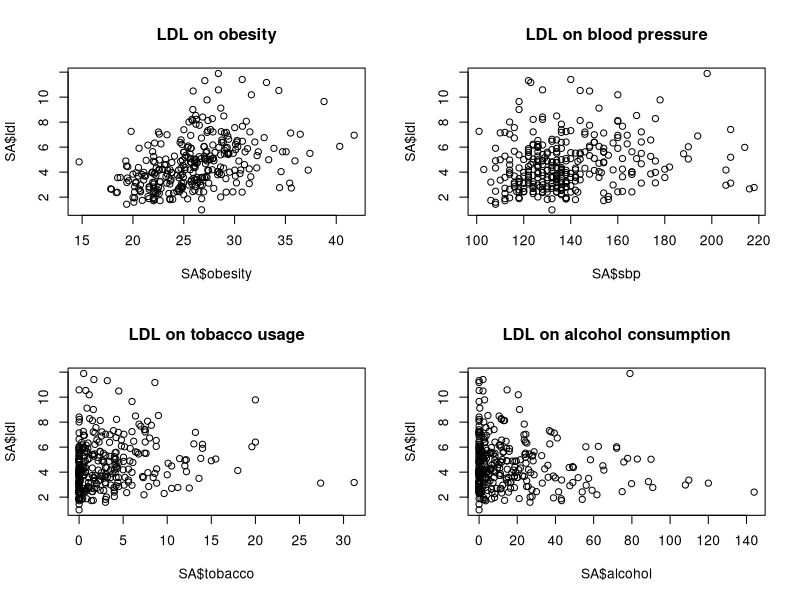
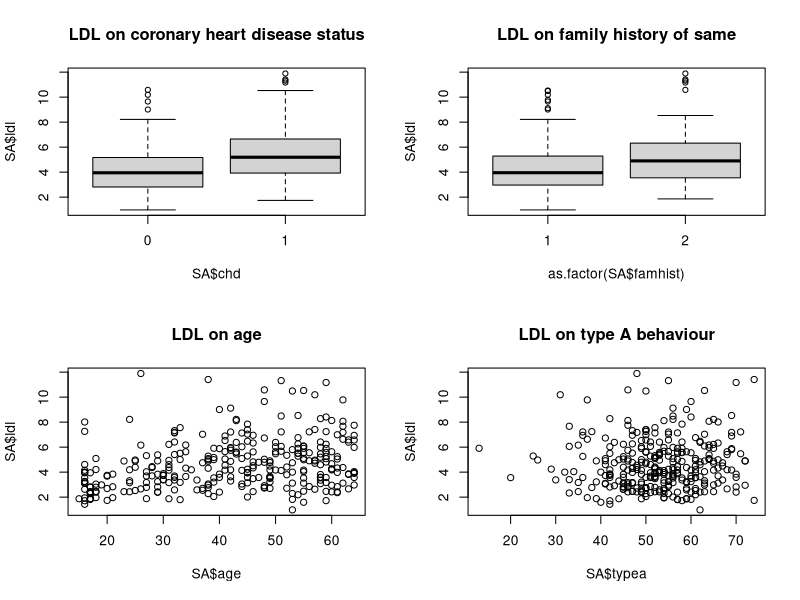
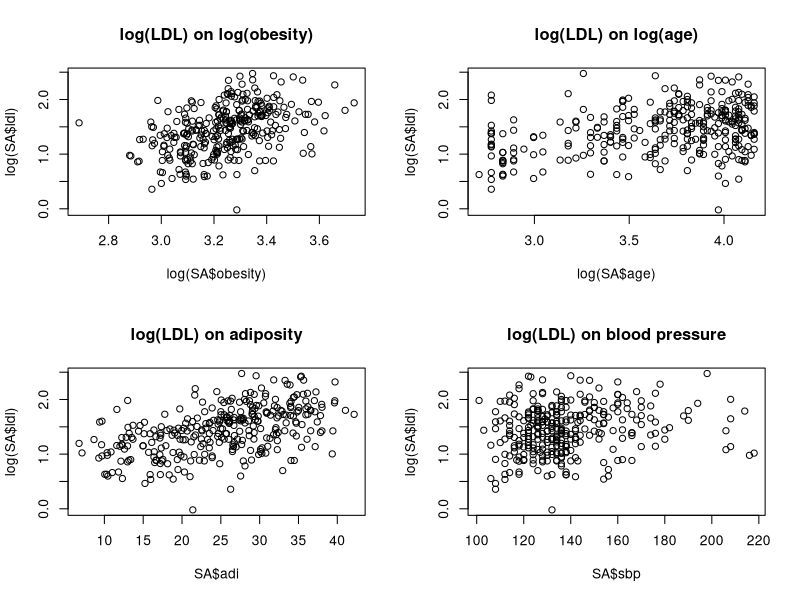
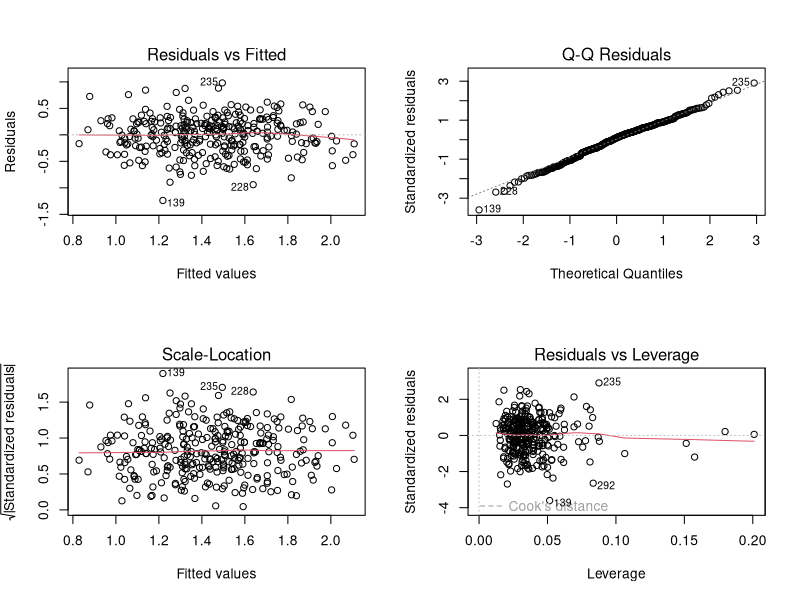
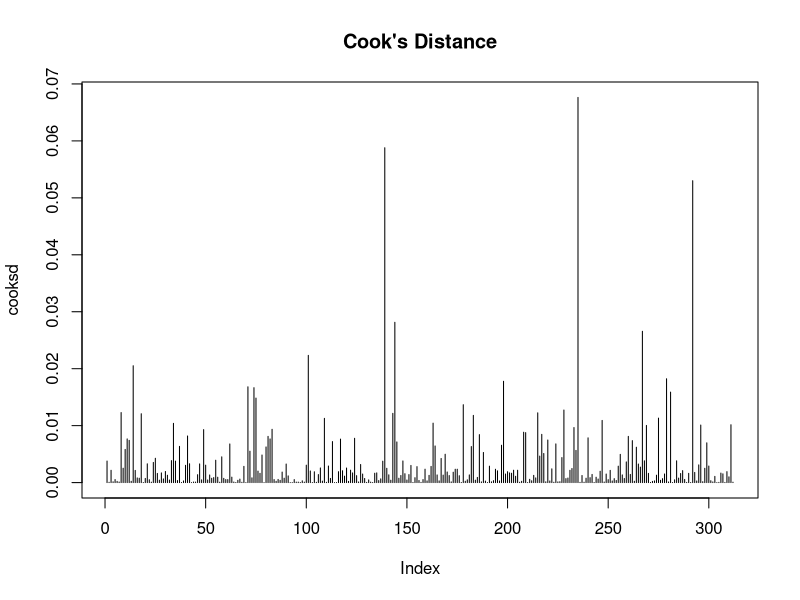
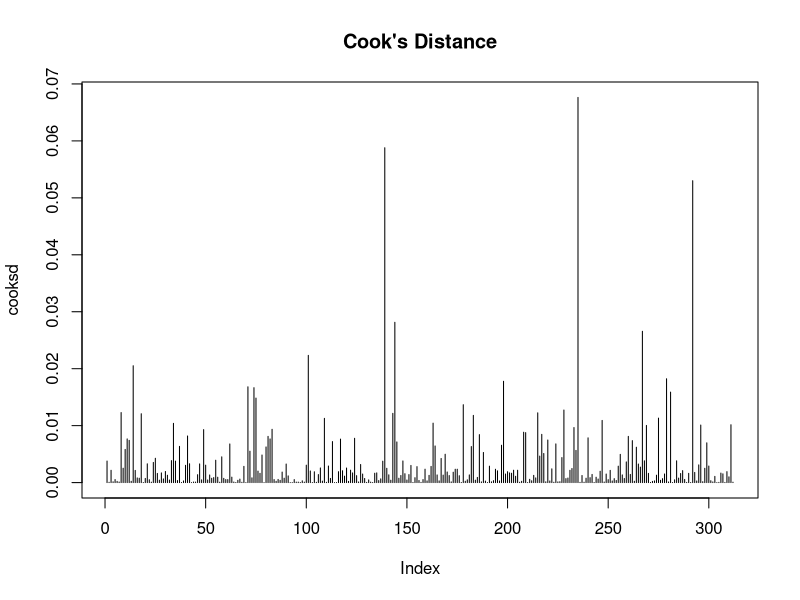
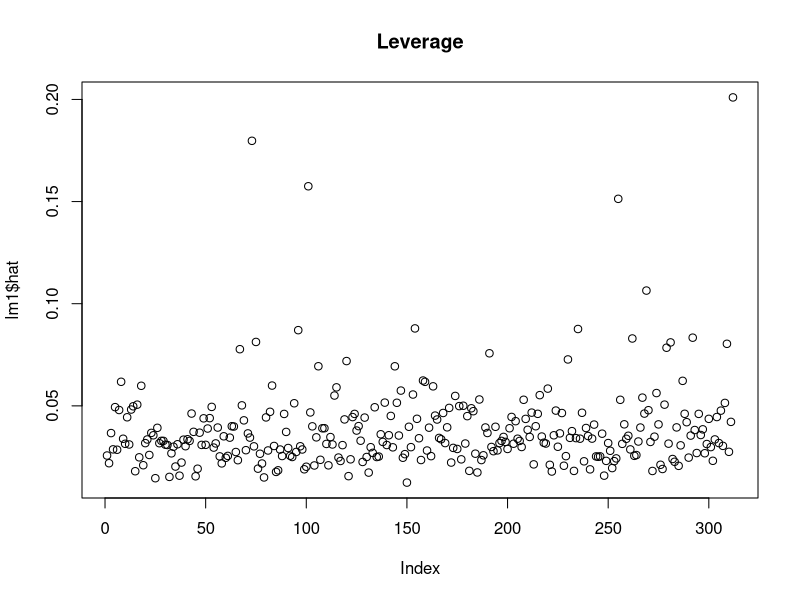
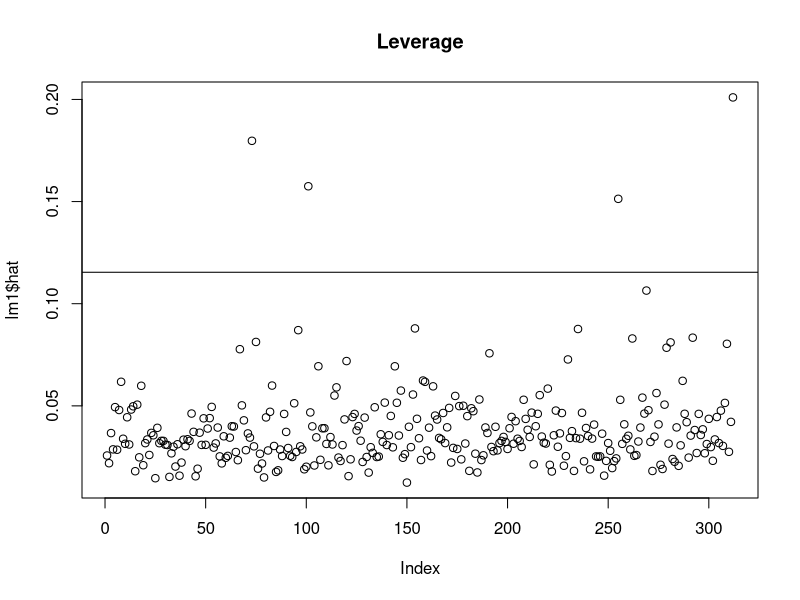

R code for these plots, in order: (Note: this script raises an error after producing the figures.)
### R code from vignette source 'Lecture6-2015.Rnw'

###################################################
### code chunk number 1: ldl1
###################################################
SA<-data.frame(read.table('SA.dat',sep='\t',header=T)) ## read in the data
print(dim(SA)) ## dimensions
print(names(SA)) ## variable names


###################################################
### code chunk number 2: ldl2
###################################################
## scatter plots
par(mfrow=c(2,2))
plot(SA$obesity,SA$ldl,main="LDL on obesity")
plot(SA$sbp,SA$ldl,main="LDL on blood pressure")
plot(SA$tobacco,SA$ldl,main="LDL on tobacco usage")
plot(SA$alcohol,SA$ldl,main="LDL on alcohol consumption")
p<-locator()


###################################################
### code chunk number 3: ldl3
###################################################
## scatter plots
par(mfrow=c(2,2))
boxplot(SA$ldl~SA$chd,main="LDL on coronary heart disease status")
boxplot(SA$ldl~as.factor(SA$famhist),main="LDL on family history of same")
plot(SA$age,SA$ldl,main="LDL on age")
plot(SA$typea,SA$ldl,main="LDL on type A behaviour")
p<-locator()


###################################################
### code chunk number 4: ldl4
###################################################
## trying transformations
par(mfrow=c(2,2))
plot(log(SA$obesity),log(SA$ldl),main="log(LDL) on log(obesity)")
plot(log(SA$age),log(SA$ldl),main="log(LDL) on log(age)")
plot(SA$adi,log(SA$ldl),main="log(LDL) on adiposity")
plot(SA$sbp,log(SA$ldl),main="log(LDL) on blood pressure")
p<-locator()


###################################################
### code chunk number 5: ldl5
###################################################
## linear model fit and summary
mm1<-lm(log(ldl)~log(age)+log(obesity)+as.factor(chd)+as.factor(famhist)+as.factor(tobind)+as.factor(alcind)+tobacco+alcohol+adiposity+typea+sbp,data=SA)
#library(xtable)
#xtable(summary(mm1), caption="Regression summary", label="tab:ldl")
print(summary(mm1))


###################################################
### code chunk number 6: ldl5b
###################################################
## diagnostic plots
par(mfrow=c(2,2))
plot(mm1)
p<-locator()


###################################################
### code chunk number 7: ldl-out1
###################################################
## cooks distance
par(mfrow=c(1,1))
lm1<-lm.influence(mm1)
cooksd<-cooks.distance(mm1)
plot(cooksd,main="Cook's Distance",type="h")
abline(h=qf(.95,1,mm1$df),lty=2)
id<-identify(cooksd,pos=T)


###################################################
### code chunk number 8: ldl-out1fig
###################################################
plot(cooksd,main="Cook's Distance",type="h")
abline(h=qf(.95,1,mm1$df),lty=2)
if (max(id$ind)!=-Inf) {text(id$ind,cooksd[id$ind],id$ind,pos=id$pos) }


###################################################
### code chunk number 9: ldl-out2
###################################################
## leverage
plot(lm1$hat,main="Leverage")
idlev<-identify(lm1$hat,pos=T)


###################################################
### code chunk number 10: ldl-out2fig
###################################################
plot(lm1$hat,main="Leverage")
abline(h=3*length(mm1$coef)/dim(SA)[1])
if (max(idlev$ind)!=-Inf) {text(idlev$ind,lm1$hat[idlev$ind],idlev$ind,pos=idlev$pos)}


###################################################
### code chunk number 11: ldl-out3
###################################################
## several plots that summarize effect on slope estimates
plot(lm1$coeff[,4],main="change in slope 4")
id4<-identify(lm1$coeff[,4],pos=T)


###################################################
### code chunk number 12: ldl-out3fig
###################################################
plot(lm1$coeff[,4],main="change in slope 4")
if (max(id4$ind)!=-Inf) {text(id4$ind,lm1$coeff[id4$ind,4],id4$ind,pos=id4$pos)}


###################################################
### code chunk number 13: ldl-out4
###################################################
plot(lm1$coeff[,6],main="change in slope 6")
id6<-identify(lm1$coeff[,6],pos=T)


###################################################
### code chunk number 14: ldl-out4fig
###################################################
plot(lm1$coeff[,6],main="change in slope 6")
if (max(id6$ind)!=-Inf) {text(id6$ind,lm1$coeff[id6$ind,6],id6$ind,pos=id6$pos)}


###################################################
### code chunk number 15: ldl-out5
###################################################
plot(lm1$coeff[,9],main="change in slope 9")
id9<-identify(lm1$coeff[,9],pos=T)


###################################################
### code chunk number 16: ldl-out5fig
###################################################
plot(lm1$coeff[,9],main="change in slope 9")
if (max(id9$ind)!=-Inf) {text(id9$ind,lm1$coeff[id9$ind,9],id9$ind,pos=id9$pos) }


###################################################
### code chunk number 17: ldl-out6
###################################################
plot(lm1$coeff[,10],main="change in slope 10")
id10<-identify(lm1$coeff[,10],pos=T)


###################################################
### code chunk number 18: ldl-out6fig
###################################################
plot(lm1$coeff[,10],main="change in slope 10")
if (max(id10$ind)!=-Inf) {text(id10$ind,lm1$coeff[id10$ind,10],id10$ind,pos=id10$pos)}


###################################################
### code chunk number 19: ldl-outlier
###################################################
## I collect all the identified observations from the above plots
indvec<-c(id$ind,idlev$ind,id4$ind,id6$ind,id9$ind,id10$ind)
print(table(indvec)) ## how many of each? 
indout<-unique(sort(indvec))[sort.list(table(indvec),decreasing=T)[1]] ## pick the one most frequently identified


###################################################
### code chunk number 20: ldl-rmout
###################################################
## regression without the identified outlier
mm1b<-lm(log(ldl)~log(age)+log(obesity)+as.factor(chd)+as.factor(famhist)+as.factor(tobind)+as.factor(alcind)+tobacco+alcohol+adiposity+typea+sbp,data=SA,subset=-indout)
print(summary(mm1b))


###################################################
### code chunk number 21: ldl-rmoutfig
###################################################
par(mfrow=c(2,2))
plot(mm1b)
p<-locator()


###################################################
### code chunk number 22: ldl-cormat
###################################################
## a graphical summary of collinearity
SA2<-SA
SA2$obesity<-log(SA$obesity)
SA2$age<-log(SA$age)
SA2$ldl<-log(SA$ldl)
distmat<-1-cor(SA2[,-12])
library(gplots)
hh<-heatmap.2(as.matrix(distmat), col=redgreen(75),cexRow=.5,key=TRUE, symkey=FALSE, density.info="none", trace="none")


###################################################
### code chunk number 23: ldl-step
###################################################
## backward selection of variables
step(mm1b,directions='backward')


###################################################
### code chunk number 24: ldl-rmout-2
###################################################
## regression without the identified outlier
mm1b<-lm(log(ldl)~log(age)+log(obesity)+as.factor(chd)+as.factor(famhist)+as.factor(tobind)+as.factor(alcind)+tobacco+alcohol+adiposity+typea+sbp,data=SA,subset=-indout)
ss<-step(mm1b,trace=0,k=500)
print(ss$anova)


###################################################
### code chunk number 25: ldl-anova-backward
###################################################
RSSvec<-ss$anova[,5]
deltaRSSvec<-diff(RSSvec)
MSEvec<-RSSvec[2:length(RSSvec)]/ss$anova[2:length(RSSvec),4]
Fvec<-deltaRSSvec/MSEvec
pvals<-1-pf(Fvec,1,ss$anova[2:length(RSSvec),4])
out<-cbind(ss$anova[2:length(RSSvec),1],round(Fvec,3),round(pvals,5))
colnames(out)<-c("variable drop","F","p-value")
print(out)
